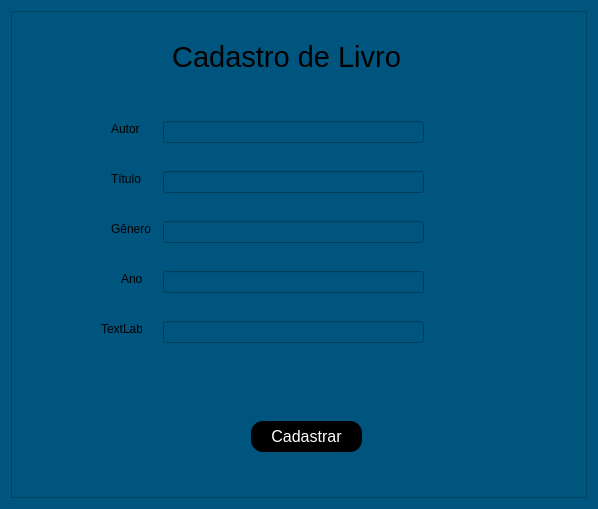
<?xml version="1.0" encoding="UTF-8"?>
<ui version="4.0">
 <class>Form</class>
 <widget class="QWidget" name="Form">
  <property name="geometry">
   <rect>
    <x>0</x>
    <y>0</y>
    <width>598</width>
    <height>509</height>
   </rect>
  </property>
  <property name="windowTitle">
   <string>Form</string>
  </property>
  <property name="styleSheet">
   <string notr="true">background-color: rgb(0, 85, 127);</string>
  </property>
  <layout class="QVBoxLayout" name="verticalLayout">
   <item>
    <widget class="QFrame" name="frame">
     <property name="frameShape">
      <enum>QFrame::StyledPanel</enum>
     </property>
     <property name="frameShadow">
      <enum>QFrame::Raised</enum>
     </property>
     <widget class="QLabel" name="label">
      <property name="geometry">
       <rect>
        <x>110</x>
        <y>20</y>
        <width>331</width>
        <height>51</height>
       </rect>
      </property>
      <property name="font">
       <font>
        <pointsize>22</pointsize>
       </font>
      </property>
      <property name="text">
       <string>Cadastro de Livro</string>
      </property>
      <property name="alignment">
       <set>Qt::AlignCenter</set>
      </property>
     </widget>
     <widget class="QLineEdit" name="lineEdit">
      <property name="geometry">
       <rect>
        <x>152</x>
        <y>110</y>
        <width>261</width>
        <height>22</height>
       </rect>
      </property>
     </widget>
     <widget class="QLineEdit" name="lineEdit_2">
      <property name="geometry">
       <rect>
        <x>152</x>
        <y>160</y>
        <width>261</width>
        <height>22</height>
       </rect>
      </property>
     </widget>
     <widget class="QLineEdit" name="lineEdit_3">
      <property name="geometry">
       <rect>
        <x>152</x>
        <y>210</y>
        <width>261</width>
        <height>22</height>
       </rect>
      </property>
     </widget>
     <widget class="QLineEdit" name="lineEdit_4">
      <property name="geometry">
       <rect>
        <x>152</x>
        <y>260</y>
        <width>261</width>
        <height>22</height>
       </rect>
      </property>
     </widget>
     <widget class="QLineEdit" name="lineEdit_5">
      <property name="geometry">
       <rect>
        <x>152</x>
        <y>310</y>
        <width>261</width>
        <height>22</height>
       </rect>
      </property>
     </widget>
     <widget class="QLabel" name="label_2">
      <property name="geometry">
       <rect>
        <x>100</x>
        <y>110</y>
        <width>41</width>
        <height>16</height>
       </rect>
      </property>
      <property name="text">
       <string>Autor</string>
      </property>
     </widget>
     <widget class="QLabel" name="label_3">
      <property name="geometry">
       <rect>
        <x>100</x>
        <y>160</y>
        <width>31</width>
        <height>16</height>
       </rect>
      </property>
      <property name="text">
       <string>Título</string>
      </property>
     </widget>
     <widget class="QLabel" name="label_4">
      <property name="geometry">
       <rect>
        <x>100</x>
        <y>210</y>
        <width>41</width>
        <height>16</height>
       </rect>
      </property>
      <property name="text">
       <string>Gênero</string>
      </property>
     </widget>
     <widget class="QLabel" name="label_5">
      <property name="geometry">
       <rect>
        <x>110</x>
        <y>260</y>
        <width>31</width>
        <height>16</height>
       </rect>
      </property>
      <property name="text">
       <string>Ano</string>
      </property>
     </widget>
     <widget class="QLabel" name="label_6">
      <property name="geometry">
       <rect>
        <x>90</x>
        <y>310</y>
        <width>41</width>
        <height>16</height>
       </rect>
      </property>
      <property name="text">
       <string>TextLabel</string>
      </property>
     </widget>
     <widget class="QPushButton" name="btn_cadastrar_3">
      <property name="geometry">
       <rect>
        <x>240</x>
        <y>410</y>
        <width>111</width>
        <height>31</height>
       </rect>
      </property>
      <property name="font">
       <font>
        <pointsize>12</pointsize>
       </font>
      </property>
      <property name="cursor">
       <cursorShape>PointingHandCursor</cursorShape>
      </property>
      <property name="styleSheet">
       <string notr="true">QPushButton {
	background-color:rgb(0,0,0);
	color:rgb(255,255,255);
	border-radius:12px;

}
QPushButton:hover{
	background-color:rgb(255,255,255);
	color:rgb(0,0,0);
}
</string>
      </property>
      <property name="text">
       <string>Cadastrar</string>
      </property>
     </widget>
    </widget>
   </item>
  </layout>
 </widget>
 <resources/>
 <connections/>
</ui>
